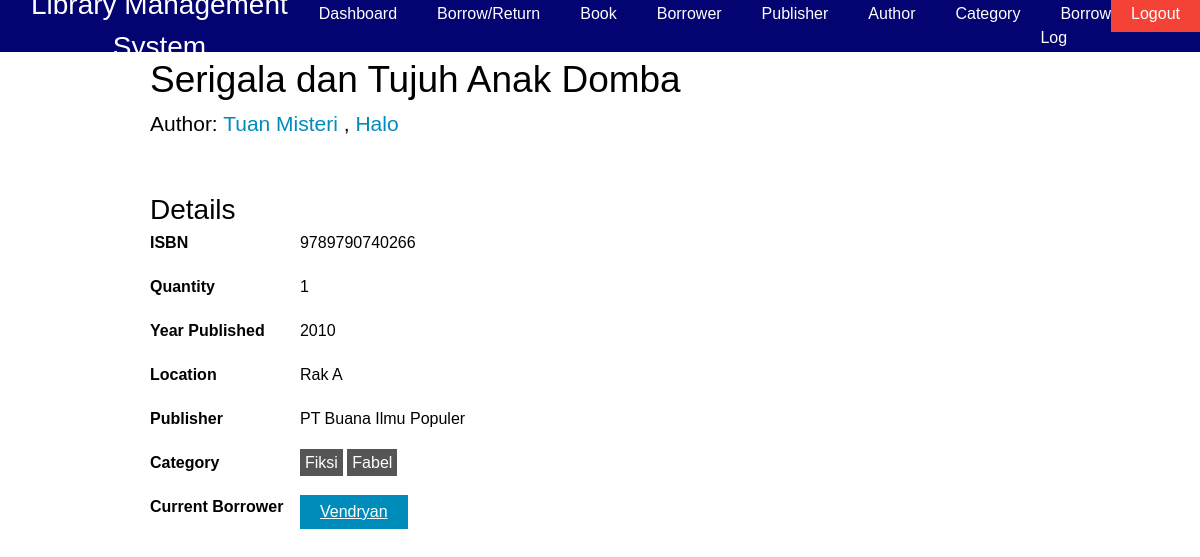
The page /lms/admin/book/detail/9789790740266 (signed in) on the database its author committed.
### lms/models.py (models this page shows, shortened)
class Book(models.Model):
    book_id = models.CharField(max_length=15, primary_key=True)
    title = models.CharField(max_length=100)
    year_published = models.IntegerField()
    quantity = models.IntegerField(default=0)
    location = models.CharField(max_length=100)
    author_id = models.ManyToManyField(Author, related_name='books')
    publisher_id = models.ForeignKey(Publisher, on_delete=models.SET_NULL, related_name='books', null=True)
    category_id = models.ManyToManyField(Category, related_name='books')

class Author(models.Model):
    author_id = models.AutoField(primary_key=True)
    name = models.CharField(max_length=50, unique=True)
    class Meta():
        indexes = [
            models.Index(fields=['name'])
        ]

class Publisher(models.Model):
    publisher_id = models.AutoField(primary_key=True)
    name = models.CharField(max_length=50, unique=True)
    class Meta():
        indexes = [
            models.Index(fields=['name'])
        ]
    def __str__(self):
        return self.name

class Category(models.Model):
    category_id = models.AutoField(primary_key=True)
    name = models.CharField(max_length=50, unique=True)

class BorrowBook(models.Model):
    borrower_id = models.ForeignKey(Borrower, on_delete=models.CASCADE, related_name='borrow_table')
    book_id = models.ForeignKey(Book, on_delete=models.CASCADE, related_name='borrow_table')

class Borrower(models.Model):
    borrower_id = models.AutoField(primary_key=True)
    name = models.CharField(max_length=50)
    address = models.CharField(max_length=100)
    contact = models.CharField(max_length=20)

### lms/views.py (the view)
    def wrapper(*args, **kwargs):
        request = args[0]
        if 'logged_in' not in request.session:
            return HttpResponseRedirect(reverse('lms:admin-login'))
        return func(*args, **kwargs)

### lms/views.py (called while the page is built)
def check_login(func):
    def wrapper(*args, **kwargs):
        request = args[0]
        if 'logged_in' not in request.session:
            return HttpResponseRedirect(reverse('lms:admin-login'))
        return func(*args, **kwargs)
    return wrapper

@check_login
def admin_book_detail(request, book_id):
    book = Book.objects.get(pk=book_id)
    return render(request, 'lms/admin/book-detail.html', {
        'book': book,
    })

### lms/templates/lms/admin/book-detail.html
{% extends 'lms/admin/admin-layout.html' %}
{% load static %}
{% block css %}
    <link rel="stylesheet" type="text/css" href="{% static 'css/detail.css' %}">
{% endblock %}
{% block main %}
    <h1>{{ book.title }}</h1>
    <h3 class="author">
        Author:
        {% for author in book.author_id.all %}
            <a href="{% url 'lms:admin-author-detail' author.author_id %}" class="erase-link-default link-color">{{ author.name }}</a>
            {% if not forloop.last %}<span>, </span>{% endif %}
            {% empty %}
                Unknown
        {% endfor %}
    </h3>
    <h2>Details</h2>
    <section class="details">
        <p class="info">ISBN</p>
        <p class="detail">{{ book.book_id }}</p>
        <p class="info">Quantity</p>
        <p class="detail">{{ book.quantity }}</p>
        <p class="info">Year Published</p>
        <p class="detail">{{ book.year_published }}</p>
        <p class="info">Location</p>
        <p class="detail">{{ book.location }}</p>
        <p class="info">Publisher</p>
        <p class="detail">{{ book.publisher_id }}</p>
        <p class="info">Category</p>
        <p class="detail">
            {% for category in book.category_id.all %}
                <span class="muted-tag">{{ category.name }}</span>
            {% endfor %}
        </p>
        <p class="info">Current Borrower</p>
        <p class="detail">
            {% for borrow_table in book.borrow_table.all %}
                <a class="button update"
                    href="{% url 'lms:admin-borrower-detail' borrow_table.borrower_id.borrower_id %}">
                    {{ borrow_table.borrower_id.name }}
                </a>
                {% empty %}
                -
            {% endfor %}
        </p>
    </section>
{% endblock %}

### lms/templates/lms/admin/admin-layout.html (shortened to what this page needs)
{% load static %}
<!DOCTYPE html>
<html lang="en">
    <head>
        <link rel="stylesheet" href="{% static 'css/normalize.css' %}">
        <link rel="stylesheet" href="{% static 'css/typography.css' %}">
        <link rel="stylesheet" href="{% static 'css/utility.css' %}">
        <link rel="stylesheet" href="{% static 'css/site-header-and-nav.css' %}">
        {% block css %}
        {% endblock %}
    </head>
    <body>
        <header id="site-header">
            <div>
                <h1><a class='erase-link-default'
                    style="color: white;" href="{% url 'lms:index' %}">Library Management System</a></h1>
            </div>
            <nav class="nav">
                <li><a class="{{ dashboard_nav }}" href="{% url 'lms:admin-dashboard' %}">Dashboard</a></li>
                <li><a class="{{ borrow_return_nav }}" href="{% url 'lms:admin-borrow-return' %}">Borrow/Return</a></li>
                <li><a class="{{ book_nav }}" href="{% url 'lms:admin-book' %}">Book</a></li>
                <li><a class="{{ borrower_nav }}" href="{% url 'lms:admin-borrower' %}">Borrower</a></li>
                <li><a class="{{ publisher_nav }}" href="{% url 'lms:admin-publisher' %}">Publisher</a></li>
                <li><a class="{{ author_nav }}" href="{% url 'lms:admin-author' %}">Author</a></li>
                <li><a class="{{ category_nav }}" href="{% url 'lms:admin-category' %}">Category</a></li>
                <li><a class="{{ borrow_log_nav }}" href="{% url 'lms:admin-borrow-log' %}">Borrow Log</a></li>
                <li><a class="warning" href="{% url 'lms:admin-logout' %}">Logout</a></li>
            </nav>
        </header>
        <main>
            {% block main %}
            {% endblock %}
        </main>
    </body>
</html>

### lms/static/css/typography.css (style rules this page uses)
html { font-size: 62.5%; font-family: Helvetica, Arial, sans-serif; }
body { line-height: 1.5; font-size: 1.6rem; }
h1, h2, h3, h4, h5, h6 { font-weight: 400; }
h1 { font-size: 3.7rem; }
h2 { font-size: 2.8rem; }
h3 { font-size: 2.1rem; }

### lms/static/css/utility.css (style rules this page uses)
:root { --warning: #f44336; --update: #008CBA; --add: #4CAF50; --muted: #555555; }
.erase-link-default { color: black; text-decoration: none; }
.warning { background-color: var(--warning); }
.button { background-color: var(--add); border: none; color: white; padding: 0.5rem 2rem; text-align: center; display: inline-block; }
.button.update { background-color: var(--update); }
.muted-tag { background-color: var(--muted); padding: 0.5rem; color: white; }
.link-color { color: var(--update); }

### lms/static/css/site-header-and-nav.css (style rules this page uses)
#site-header { background-color: rgb(3, 3, 113); }
#site-header h1 { font-size: 2.8rem; text-align: center; color: white; margin-bottom: 1rem; }
#site-header .nav li { list-style-type: none; }
#site-header .nav li:not(:last-child) { border-bottom: 2px solid red; }
#site-header .nav li > a { display: block; padding: 1rem 2rem; text-decoration: none; color: white; text-align: center; }
@media screen and (min-width: 450px) { #site-header { display: flex; justify-content: space-between; align-items: center; padding: 0.5rem 0; height: 5.2rem; } }
@media screen and (min-width: 450px) { #site-header .nav li:not(:last-child) { border: none; } }
@media screen and (min-width: 450px) { #site-header h1 { padding-left: 2rem; margin-bottom: 0; } }
@media screen and (min-width: 450px) { #site-header .nav { display: flex; justify-content: center; align-content: center; } }
@media screen and (min-width: 450px) { #site-header .nav li > a { display: inline; } }

### lms/static/css/detail.css (style rules this page uses)
main { max-width: 100rem; margin: auto; padding: 0 5rem; }
.author { margin-bottom: 5rem; }
.info { font-weight: 600; }
.detail { margin-bottom: 2rem; }
@media screen and (min-width: 45rem) { .details { display: grid; grid-template-columns: repeat(12, calc(100% / 12)); } }
@media screen and (min-width: 45rem) { .info { grid-column: 1 / 3; margin-bottom: 2rem; } }
@media screen and (min-width: 45rem) { .detail { grid-column: 3 / -1; margin-bottom: 2rem; } }

### rows shown on the page
Book: title "Serigala dan Tujuh Anak Domba", book_id "9789790740266", quantity "1", year_published "2010", location "Rak A", publisher_id "PT Buana Ilmu Populer"
Author: name "Tuan Misteri"
Author: name "Halo"
Category: name "Fiksi"
Category: name "Fabel"
BorrowBook: borrower_id.name "Vendryan"
